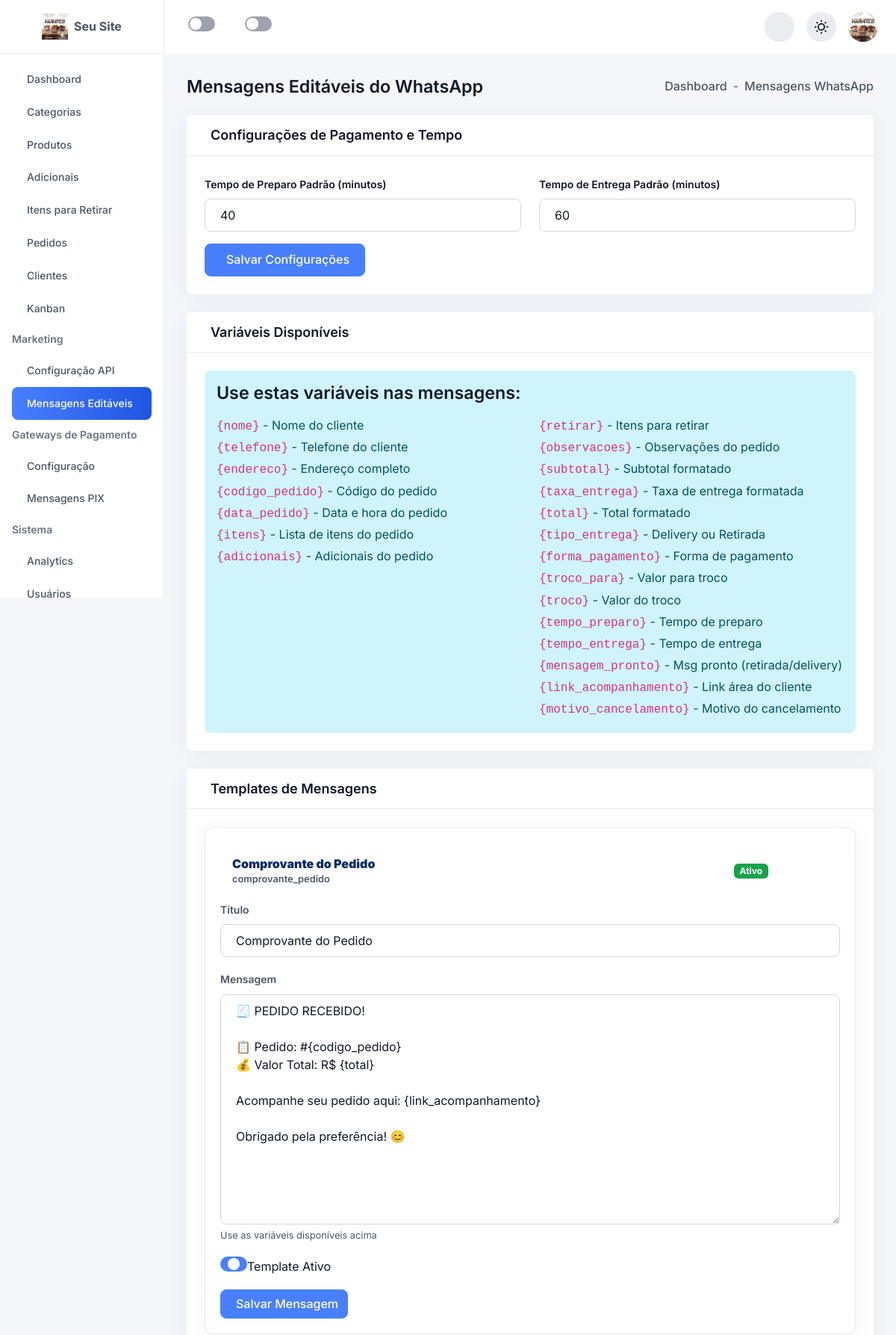
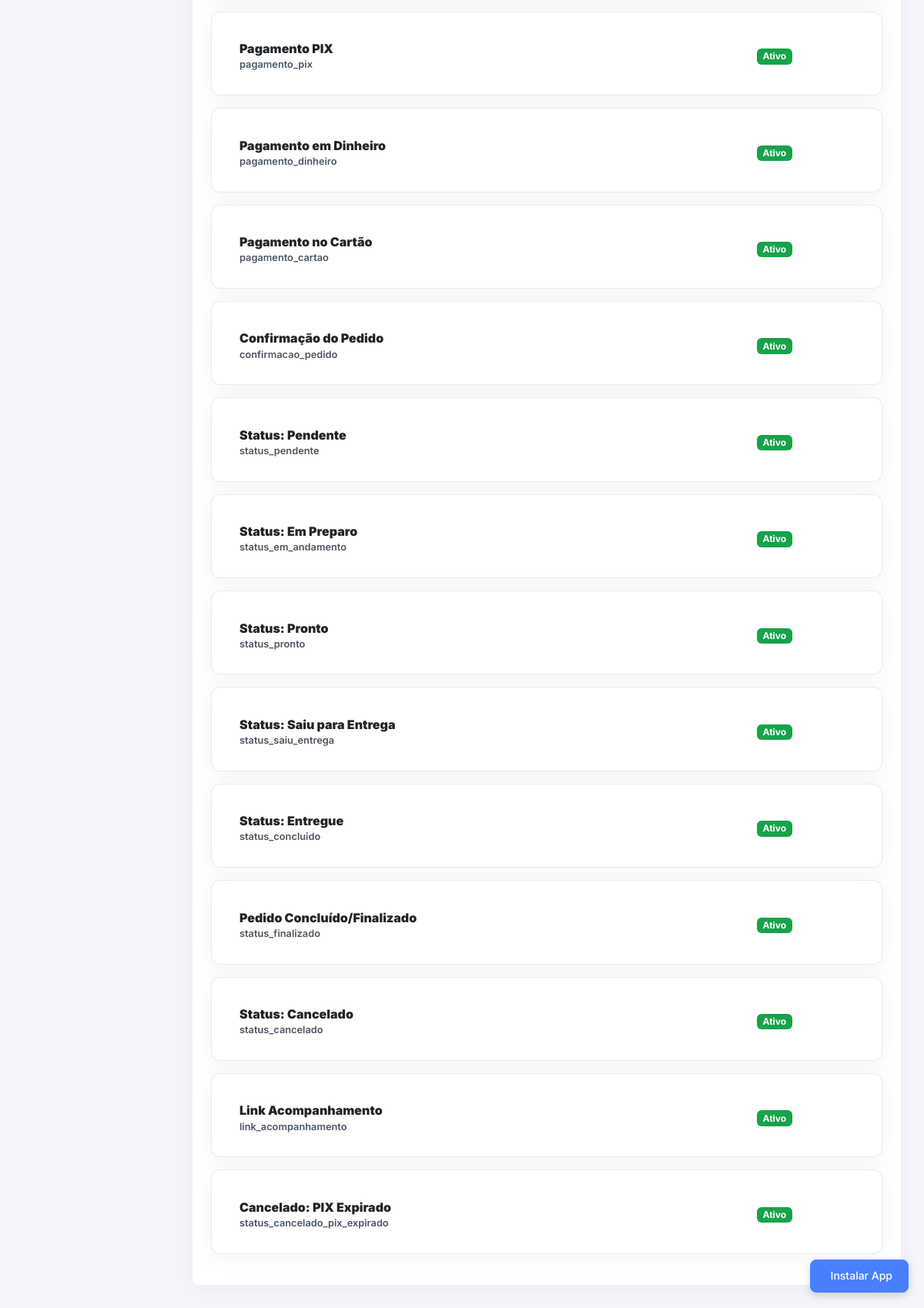
The page /admin/whatsapp_mensagens.php (signed in) on the database its author committed (2 pictures, top to bottom).
### tables this page shows
CREATE TABLE `configuracoes` (
  `id` int(11) NOT NULL,
  `site_titulo` varchar(255) DEFAULT 'Cardápio Digital',
  `site_descricao` text DEFAULT NULL,
  `site_logo` varchar(255) DEFAULT NULL,
  `site_favicon` varchar(255) DEFAULT NULL,
  `site_capa` varchar(255) DEFAULT NULL,
  `endereco_cep` varchar(10) DEFAULT NULL,
  `endereco_rua` varchar(255) DEFAULT NULL,
  `endereco_numero` varchar(20) DEFAULT NULL,
  `endereco_complemento` varchar(255) DEFAULT NULL,
  `endereco_bairro` varchar(255) DEFAULT NULL,
  `endereco_cidade` varchar(255) DEFAULT NULL,
  `endereco_estado` varchar(2) DEFAULT NULL,
  `contato_whatsapp` varchar(20) DEFAULT NULL,
  `contato_email` varchar(255) DEFAULT NULL,
  `social_facebook` varchar(255) DEFAULT NULL,
  `social_instagram` varchar(255) DEFAULT NULL,
  `atualizado_em` timestamp NOT NULL DEFAULT current_timestamp() ON UPDATE current_timestamp(),
  `whatsapp_chave_pix` varchar(255) DEFAULT NULL COMMENT 'Chave PIX para pagamentos',
  `whatsapp_tempo_preparo_padrao` int(11) DEFAULT 30 COMMENT 'Tempo de preparo padrão em minutos',
  `whatsapp_tempo_entrega_padrao` int(11) DEFAULT 40 COMMENT 'Tempo de entrega padrão em minutos',
  `whatsapp_mensagem_pronto_retirada` text DEFAULT NULL COMMENT 'Mensagem quando pedido está pronto para retirada',
  `whatsapp_mensagem_pronto_delivery` text DEFAULT NULL COMMENT 'Mensagem quando pedido está pronto para delivery',
  `recaptcha_v2_site_key` varchar(255) DEFAULT NULL COMMENT 'Site Key do reCAPTCHA v2',
  `recaptcha_v2_secret_key` varchar(255) DEFAULT NULL COMMENT 'Secret Key do reCAPTCHA v2',
  `recaptcha_v3_site_key` varchar(255) DEFAULT NULL COMMENT 'Site Key do reCAPTCHA v3',
  `recaptcha_v3_secret_key` varchar(255) DEFAULT NULL COMMENT 'Secret Key do reCAPTCHA v3',
  `recaptcha_version` varchar(10) DEFAULT 'v2' COMMENT 'Versão do reCAPTCHA (v2 ou v3)',
  `recaptcha_ativo` tinyint(1) DEFAULT 0 COMMENT 'Ativar reCAPTCHA (1=sim, 0=não)',
  `recaptcha_paginas` text DEFAULT NULL COMMENT 'JSON com lista de páginas onde usar reCAPTCHA',
  `push_vapid_public_key` varchar(255) DEFAULT NULL COMMENT 'VAPID Public Key para Push Notifications',
  `push_vapid_private_key` text DEFAULT NULL COMMENT 'VAPID Private Key para Push Notifications',
  `push_notifications_ativo` tinyint(1) DEFAULT 1 COMMENT 'Ativar Push Notifications (1=sim, 0=não)',
  `nome_site` varchar(255) DEFAULT NULL,
  `descricao_site` text DEFAULT NULL,
  `logo` varchar(255) DEFAULT NULL,
  `favicon` varchar(255) DEFAULT NULL,
  `capa` varchar(255) DEFAULT NULL,
  `cep` varchar(20) DEFAULT NULL,
  `rua` varchar(255) DEFAULT NULL,
  `numero` varchar(50) DEFAULT NULL,
  `complemento` varchar(255) DEFAULT NULL,
  `bairro` varchar(100) DEFAULT NULL,
  `cidade` varchar(100) DEFAULT NULL,
  `estado` varchar(2) DEFAULT NULL,
  `whatsapp` varchar(20) DEFAULT NULL,
  `email_contato` varchar(255) DEFAULT NULL,
  `facebook` varchar(255) DEFAULT NULL,
  `instagram` varchar(255) DEFAULT NULL,
  `tema` varchar(50) DEFAULT 'roxo',
  `cor_principal` varchar(20) DEFAULT NULL,
  `cor_secundaria` varchar(20) DEFAULT NULL,
  `tema_layout` varchar(50) DEFAULT 'default',
  `impressao_automatica` tinyint(1) DEFAULT 0
);

CREATE TABLE `whatsapp_config` (
  `id` int(11) NOT NULL,
  `api_url` varchar(255) NOT NULL COMMENT 'URL da Evolution API',
  `api_token` varchar(255) NOT NULL COMMENT 'Token Global da API',
  `instance_name` varchar(100) DEFAULT NULL COMMENT 'Nome da instância (ex: food_0917363)',
  `instance_key` varchar(255) DEFAULT NULL COMMENT 'Chave da instância',
  `qrcode` text DEFAULT NULL COMMENT 'QR Code base64',
  `status` enum('disconnected','connecting','connected','error') DEFAULT 'disconnected',
  `telefone` varchar(20) DEFAULT NULL COMMENT 'Número conectado',
  `ativo` tinyint(1) DEFAULT 1 COMMENT 'Se está ativo',
  `enviar_comprovante` tinyint(1) DEFAULT 1 COMMENT 'Enviar comprovante ao finalizar pedido',
  `enviar_status` tinyint(1) DEFAULT 1 COMMENT 'Enviar mensagem ao mudar status',
  `enviar_link_acompanhamento` tinyint(1) DEFAULT 1 COMMENT 'Enviar link para acompanhar pedido',
  `criado_em` datetime DEFAULT current_timestamp(),
  `atualizado_em` datetime DEFAULT NULL ON UPDATE current_timestamp(),
  `sistema_entregadores_ativo` tinyint(1) DEFAULT 1 COMMENT 'Se sistema de atribuição está ativo',
  `popup_finalizacao_ativo` tinyint(1) DEFAULT 1,
  `whatsapp_estabelecimento` varchar(20) DEFAULT NULL,
  `usar_mercadopago` tinyint(1) DEFAULT 1 COMMENT 'Enviar mensagens do Mercado Pago via WhatsApp',
  `enviar_qrcode_whatsapp` tinyint(1) DEFAULT 1 COMMENT 'Enviar QR Code base64 junto com mensagem WhatsApp Mercado Pago',
  `webjs_api_url` varchar(255) DEFAULT 'http://127.0.0.1:4010',
  `webjs_admin_token` varchar(120) DEFAULT NULL,
  `webjs_webhook_url` varchar(255) DEFAULT NULL,
  `usar_webjs_api` tinyint(1) NOT NULL DEFAULT 0,
  `webjs_enviar_comprovante` tinyint(1) NOT NULL DEFAULT 1,
  `webjs_enviar_status` tinyint(1) NOT NULL DEFAULT 1,
  `webjs_enviar_link_acompanhamento` tinyint(1) NOT NULL DEFAULT 1,
  `webjs_session_uuid` char(36) DEFAULT NULL,
  `webjs_status` varchar(30) DEFAULT NULL,
  `webjs_last_qr` longtext DEFAULT NULL,
  `webjs_atualizado_em` datetime DEFAULT NULL,
  `tempo_preparo_padrao` int(11) DEFAULT 30,
  `tempo_entrega_padrao` int(11) DEFAULT 40,
  `base_url` varchar(500) DEFAULT NULL,
  `apikey` varchar(255) DEFAULT NULL,
  `notificar_status_pedido` tinyint(1) DEFAULT 1
);

CREATE TABLE `whatsapp_mensagens` (
  `id` int(11) NOT NULL,
  `tipo` varchar(50) NOT NULL COMMENT 'comprovante, pagamento_pix, pagamento_dinheiro, status_pendente, etc',
  `titulo` varchar(255) NOT NULL,
  `mensagem` text NOT NULL COMMENT 'Template com variáveis: {nome}, {telefone}, {endereco}, etc',
  `ativo` tinyint(1) DEFAULT 1,
  `ordem` int(11) DEFAULT 0,
  `criado_em` datetime DEFAULT current_timestamp(),
  `atualizado_em` datetime DEFAULT NULL ON UPDATE current_timestamp()
);

### admin/whatsapp_mensagens.php (the view, shortened to what the rows shown need)
<?php
include '../includes/functions.php';
$stmt = $pdo->query("SELECT * FROM whatsapp_config LIMIT 1");
$config = $stmt->fetch(PDO::FETCH_ASSOC);
$stmt = $pdo->query("SELECT * FROM whatsapp_mensagens ORDER BY id ASC");
$mensagens_db = $stmt->fetchAll(PDO::FETCH_ASSOC);
$mensagens = [];
foreach ($mensagens_db as $m) {
    $mensagens[$m['id']] = $m;
}
include 'includes/header.php';
?>
<div class="dashboard-main-body">
    <div class="card h-100 p-0 radius-12 mb-24">
        <div class="card-body p-24">
            <form method="POST">
                <div class="row gy-3">
                    <div class="col-md-6">
                        <label class="form-label fw-semibold text-primary-light text-sm mb-8">
                            Tempo de Preparo Padrão (minutos)
                        </label>
                        <input type="number"
                               name="whatsapp_tempo_preparo_padrao"
                               class="form-control radius-8"
                               value="<?php echo htmlspecialchars($config['tempo_preparo_padrao'] ?? 30); ?>"
                               min="5" max="120">
                    </div>
                    <div class="col-md-6">
                        <label class="form-label fw-semibold text-primary-light text-sm mb-8">
                            Tempo de Entrega Padrão (minutos)
                        </label>
                        <input type="number"
                               name="whatsapp_tempo_entrega_padrao"
                               class="form-control radius-8"
                               value="<?php echo htmlspecialchars($config['tempo_entrega_padrao'] ?? 40); ?>"
                               min="10" max="180">
                    </div>
                </div>
            </form>
        </div>
    </div>
    <div class="card h-100 p-0 radius-12">
        <div class="card-body p-24">
            <div class="accordion" id="accordionMensagens">
                <?php
$displayOrder = [1, 2, 3, 4, 46, 5, 6, 7, 8, 9, 12, 10, 11, 45];
foreach ($displayOrder as $id):
    $m = $mensagens[$id];
    $isOpen = ($id == 1) ? 'show' : '';
    $isCollapsed = ($id == 1) ? '' : 'collapsed';
    $badgeClass = $m['ativo'] ? 'bg-success-600' : 'bg-danger-600';
    $badgeText = $m['ativo'] ? 'Ativo' : 'Inativo';
?>
                <div class="accordion-item border radius-8 mb-3">
                    <h2 class="accordion-header">
                        <button class="accordion-button <?php echo $isCollapsed; ?>"
                                type="button"
                                data-bs-toggle="collapse"
                                data-bs-target="#collapse<?php echo $id; ?>">
                            <div class="d-flex align-items-center gap-3 w-100">
                                <div class="flex-grow-1">
                                    <strong><?php echo htmlspecialchars($m['titulo']); ?></strong>
                                    <br>
                                    <small class="text-secondary-light"><?php echo htmlspecialchars($m['tipo']); ?></small>
                                </div>
                                <span class="badge <?php echo $badgeClass; ?> text-white"><?php echo $badgeText; ?></span>
                            </div>
                        </button>
                    </h2>
                    <div id="collapse<?php echo $id; ?>"
                         class="accordion-collapse collapse <?php echo $isOpen; ?>"
                         data-bs-parent="#accordionMensagens">
                        <div class="accordion-body">
                            <form method="POST">
                                <div class="mb-3">
                                    <label class="form-label fw-semibold">Título</label>
                                    <input type="text"
                                           name="titulo"
                                           class="form-control radius-8"
                                           value="<?php echo htmlspecialchars($m['titulo']); ?>"
                                           required>
                                </div>
                                <div class="mb-3">
                                    <label class="form-label fw-semibold">Mensagem</label>
                                    <textarea name="mensagem"
                                              class="form-control radius-8"
                                              rows="12"
                                              required><?php echo htmlspecialchars($m['mensagem']); ?></textarea>
                                    <small class="text-secondary-light">Use as variáveis disponíveis acima</small>
                                </div>
                                <div class="mb-3">
                                    <div class="form-check form-switch">
                                        <input class="form-check-input"
                                               type="checkbox"
                                               name="ativo"
                                               id="ativo_<?php echo $id; ?>"
                                               <?php echo $m['ativo'] ? 'checked' : ''; ?>>
                                        <label class="form-check-label" for="ativo_<?php echo $id; ?>">
                                            Template Ativo
                                        </label>
                                    </div>
                                </div>
                                <button type="submit" class="btn btn-primary-600 radius-8 d-flex align-items-center gap-2">
                                    Salvar Mensagem
                                </button>
                            </form>
                        </div>
                    </div>
                </div>
                <?php
endforeach; ?>
            </div>
        </div>
    </div>
</div>
<?php include 'includes/footer.php'; ?>

### admin/includes/header.php (shortened to what the rows shown need)
<?php
require_once __DIR__ . '/../../includes/functions.php';
$site_config = [];
try {
    $stmt = $pdo->query("SELECT * FROM configuracoes WHERE id = 1");
    $site_config = $stmt->fetch(PDO::FETCH_ASSOC) ?: [];
} catch (PDOException $e) {
}
$nome_site = $site_config['nome_site'] ?? 'PedeMais';
?>
<!DOCTYPE html>
<html lang="pt-BR" data-theme="light">
<head>
    <link rel="stylesheet" href="<?php echo SITE_URL; ?>/admin/assets/css/remixicon.css">
    <link rel="stylesheet" href="<?php echo SITE_URL; ?>/admin/assets/css/lib/bootstrap.min.css">
    <link rel="stylesheet" href="<?php echo SITE_URL; ?>/admin/assets/css/lib/dataTables.min.css">
    <link rel="stylesheet" href="<?php echo SITE_URL; ?>/admin/assets/css/style.css">
    <link rel="stylesheet" href="<?php echo SITE_URL; ?>/admin/assets/css/admin-custom.css">
    <link rel="stylesheet" href="<?php echo SITE_URL; ?>/admin/assets/css/mobile-fixes.css">
    <link rel="stylesheet" href="<?php echo SITE_URL; ?>/admin/assets/css/sino-vermelho.css">
    <link rel="stylesheet" href="<?php echo SITE_URL; ?>/admin/assets/css/realtime-updates.css">
    <link rel="stylesheet" href="https://cdnjs.cloudflare.com/ajax/libs/font-awesome/6.4.0/css/all.min.css">
</head>
<body data-nivel="admin">
<aside class="sidebar">
    <div>
        <a href="index.php" class="sidebar-logo d-flex align-items-center justify-content-center gap-2 p-3">
            <img src="<?php echo SITE_URL; ?>/uploads/config/<?php echo htmlspecialchars($site_config['logo'] ?? 'logo.png'); ?>" alt="<?php echo htmlspecialchars($nome_site); ?>" style="max-height: 35px; display: block;">
            <span class="fw-bold text-md"><?php echo htmlspecialchars($nome_site); ?></span>
        </a>
    </div>
</aside>
<main class="dashboard-main">
    <div class="navbar-header">
        <div class="row align-items-center justify-content-between">
            <div class="col-auto">
                <div class="d-flex flex-wrap align-items-center gap-2 gap-md-3">
                    <div class="dropdown">
                        <button class="d-flex justify-content-center align-items-center rounded-circle" type="button" data-bs-toggle="dropdown">
                            <img src="<?php echo SITE_URL; ?>/uploads/config/<?php echo htmlspecialchars($site_config['logo'] ?? 'logo.png'); ?>" alt="Perfil" class="w-40-px h-40-px object-fit-cover rounded-circle">
                        </button>
                    </div>
                </div>
            </div>
        </div>
    </div>
    <div class="dashboard-main-body">

### rows shown on the page
configuracoes: logo (picture), nome_site "Seu Site"
whatsapp_config: whatsapp_tempo_preparo_padrao "40", whatsapp_tempo_entrega_padrao "60"
whatsapp_mensagens: titulo "Comprovante do Pedido", tipo "comprovante_pedido", ativo "Ativo", mensagem "🧾 PEDIDO RECEBIDO! 📋 Pedido: #{codigo_pedido} 💰 Valor Total: R$ {total} Acompanhe seu pedido aqui: {link_acompanhamento} Obrigado pela preferência! 😊", ativo "☑"
whatsapp_mensagens: titulo "Pagamento PIX", tipo "pagamento_pix", ativo "Ativo"
whatsapp_mensagens: titulo "Pagamento em Dinheiro", tipo "pagamento_dinheiro", ativo "Ativo"
whatsapp_mensagens: titulo "Pagamento no Cartão", tipo "pagamento_cartao", ativo "Ativo"
whatsapp_mensagens: titulo "Confirmação do Pedido", tipo "confirmacao_pedido", ativo "Ativo"
whatsapp_mensagens: titulo "Status: Pendente", tipo "status_pendente", ativo "Ativo"
whatsapp_mensagens: titulo "Status: Em Preparo", tipo "status_em_andamento", ativo "Ativo"
whatsapp_mensagens: titulo "Status: Pronto", tipo "status_pronto", ativo "Ativo"
whatsapp_mensagens: titulo "Status: Saiu para Entrega", tipo "status_saiu_entrega", ativo "Ativo"
whatsapp_mensagens: titulo "Status: Entregue", tipo "status_concluido", ativo "Ativo"
whatsapp_mensagens: titulo "Pedido Concluído/Finalizado", tipo "status_finalizado", ativo "Ativo"
whatsapp_mensagens: titulo "Status: Cancelado", tipo "status_cancelado", ativo "Ativo"
whatsapp_mensagens: titulo "Link Acompanhamento", tipo "link_acompanhamento", ativo "Ativo"
whatsapp_mensagens: titulo "Cancelado: PIX Expirado", tipo "status_cancelado_pix_expirado", ativo "Ativo"

### other values the page prints
$item['label'] "Dashboard"
$item['label'] "Categorias"
$item['label'] "Produtos"
$item['label'] "Adicionais"
$item['label'] "Itens para Retirar"
$item['label'] "Pedidos"
$item['label'] "Clientes"
$item['label'] "Kanban"
$section "Marketing"
$item['label'] "Configuração API"
$item['label'] "Mensagens Editáveis"
$section "Gateways de Pagamento"
$item['label'] "Configuração"
$item['label'] "Mensagens PIX"
$section "Sistema"
